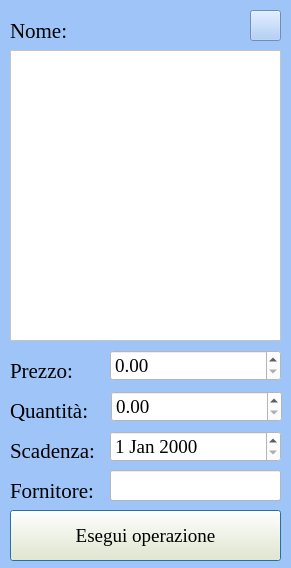
<?xml version="1.0" encoding="UTF-8"?>
<ui version="4.0">
 <class>formCU_elementoMagazzino</class>
 <widget class="QDialog" name="formCU_elementoMagazzino">
  <property name="geometry">
   <rect>
    <x>0</x>
    <y>0</y>
    <width>291</width>
    <height>568</height>
   </rect>
  </property>
  <property name="windowTitle">
   <string>Dialog</string>
  </property>
  <property name="styleSheet">
   <string notr="true">background-color: rgb(159, 197, 248);</string>
  </property>
  <widget class="QLabel" name="label">
   <property name="geometry">
    <rect>
     <x>10</x>
     <y>20</y>
     <width>101</width>
     <height>21</height>
    </rect>
   </property>
   <property name="font">
    <font>
     <family>Georgia</family>
     <pointsize>16</pointsize>
    </font>
   </property>
   <property name="text">
    <string>Nome:</string>
   </property>
  </widget>
  <widget class="QLabel" name="label_2">
   <property name="geometry">
    <rect>
     <x>10</x>
     <y>360</y>
     <width>101</width>
     <height>21</height>
    </rect>
   </property>
   <property name="font">
    <font>
     <family>Georgia</family>
     <pointsize>16</pointsize>
    </font>
   </property>
   <property name="text">
    <string>Prezzo:</string>
   </property>
  </widget>
  <widget class="QLabel" name="label_3">
   <property name="geometry">
    <rect>
     <x>10</x>
     <y>400</y>
     <width>101</width>
     <height>21</height>
    </rect>
   </property>
   <property name="font">
    <font>
     <family>Georgia</family>
     <pointsize>16</pointsize>
    </font>
   </property>
   <property name="text">
    <string>Quantità:</string>
   </property>
  </widget>
  <widget class="QLabel" name="label_4">
   <property name="geometry">
    <rect>
     <x>10</x>
     <y>440</y>
     <width>101</width>
     <height>21</height>
    </rect>
   </property>
   <property name="font">
    <font>
     <family>Georgia</family>
     <pointsize>16</pointsize>
    </font>
   </property>
   <property name="text">
    <string>Scadenza:</string>
   </property>
  </widget>
  <widget class="QLabel" name="label_5">
   <property name="geometry">
    <rect>
     <x>10</x>
     <y>480</y>
     <width>101</width>
     <height>21</height>
    </rect>
   </property>
   <property name="font">
    <font>
     <family>Georgia</family>
     <pointsize>16</pointsize>
    </font>
   </property>
   <property name="text">
    <string>Fornitore:</string>
   </property>
  </widget>
  <widget class="QLineEdit" name="txtFornitore">
   <property name="geometry">
    <rect>
     <x>110</x>
     <y>470</y>
     <width>171</width>
     <height>31</height>
    </rect>
   </property>
   <property name="font">
    <font>
     <family>Georgia</family>
     <pointsize>14</pointsize>
    </font>
   </property>
   <property name="styleSheet">
    <string notr="true">background-color: rgb(255, 255, 255);</string>
   </property>
   <property name="text">
    <string/>
   </property>
  </widget>
  <widget class="QDateEdit" name="dateEditScadenza">
   <property name="geometry">
    <rect>
     <x>110</x>
     <y>431</y>
     <width>171</width>
     <height>31</height>
    </rect>
   </property>
   <property name="font">
    <font>
     <family>Georgia</family>
     <pointsize>14</pointsize>
    </font>
   </property>
   <property name="styleSheet">
    <string notr="true">background-color: rgb(255, 255, 255);</string>
   </property>
  </widget>
  <widget class="QPushButton" name="btEsegui">
   <property name="geometry">
    <rect>
     <x>10</x>
     <y>510</y>
     <width>271</width>
     <height>51</height>
    </rect>
   </property>
   <property name="font">
    <font>
     <family>Georgia</family>
     <pointsize>14</pointsize>
    </font>
   </property>
   <property name="styleSheet">
    <string notr="true">background-color: rgb(245, 243, 201);</string>
   </property>
   <property name="text">
    <string>Esegui operazione</string>
   </property>
  </widget>
  <widget class="QListWidget" name="listWidget">
   <property name="geometry">
    <rect>
     <x>10</x>
     <y>50</y>
     <width>271</width>
     <height>291</height>
    </rect>
   </property>
   <property name="font">
    <font>
     <family>Georgia</family>
     <pointsize>12</pointsize>
    </font>
   </property>
   <property name="styleSheet">
    <string notr="true">background-color: rgb(255, 255, 255);</string>
   </property>
   <property name="viewMode">
    <enum>QListView::ListMode</enum>
   </property>
  </widget>
  <widget class="QPushButton" name="pushButton">
   <property name="geometry">
    <rect>
     <x>250</x>
     <y>10</y>
     <width>31</width>
     <height>31</height>
    </rect>
   </property>
   <property name="styleSheet">
    <string notr="true">image: url(:/icone/Icons/help-circle.svg);</string>
   </property>
   <property name="text">
    <string/>
   </property>
  </widget>
  <widget class="QDoubleSpinBox" name="doubleSpinBox">
   <property name="geometry">
    <rect>
     <x>111</x>
     <y>391</y>
     <width>171</width>
     <height>31</height>
    </rect>
   </property>
   <property name="font">
    <font>
     <family>Georgia</family>
     <pointsize>14</pointsize>
    </font>
   </property>
   <property name="styleSheet">
    <string notr="true">background-color: rgb(255, 255, 255);</string>
   </property>
  </widget>
  <widget class="QDoubleSpinBox" name="numberPrezzo">
   <property name="geometry">
    <rect>
     <x>110</x>
     <y>350</y>
     <width>171</width>
     <height>31</height>
    </rect>
   </property>
   <property name="font">
    <font>
     <family>Georgia</family>
     <pointsize>14</pointsize>
    </font>
   </property>
   <property name="styleSheet">
    <string notr="true">background-color: rgb(255, 255, 255);</string>
   </property>
  </widget>
 </widget>
 <resources>
  <include location="../Resources/icons.qrc"/>
 </resources>
 <connections/>
</ui>
